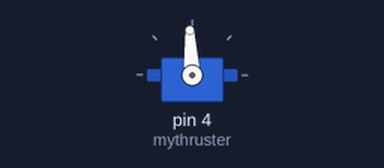
Simulated run of this sketch. Board: Arduino Uno, built with avr-gcc and run on an emulated ATmega328P. Parts: servo.

Above: at 0.05 s.
At 4.0 s:
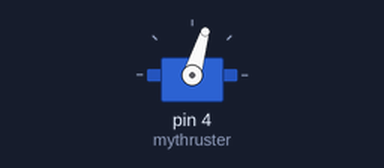
Timing chart, 0 to 5.2 s (numbered marks = the images above):
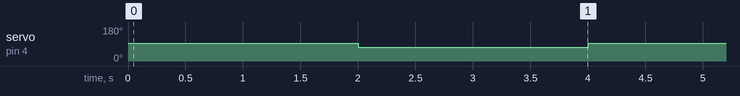

The sketch:

indivisual_thruster_test.ino
```cpp
#include <Servo.h>
Servo mythruster;
void setup() {
Serial.begin (9600);
mythruster.attach(4);

}
void loop() {
// put your main code here, to run repeatedly:
  mythruster.writeMicroseconds(1500);
  delay(2000);
  mythruster.writeMicroseconds(1300);
  delay(2000);

}
```

Measured:
- by itself, servo on pin 4 (mythruster): alternates 93° for 2.0 s and 73° for 2.0 s
